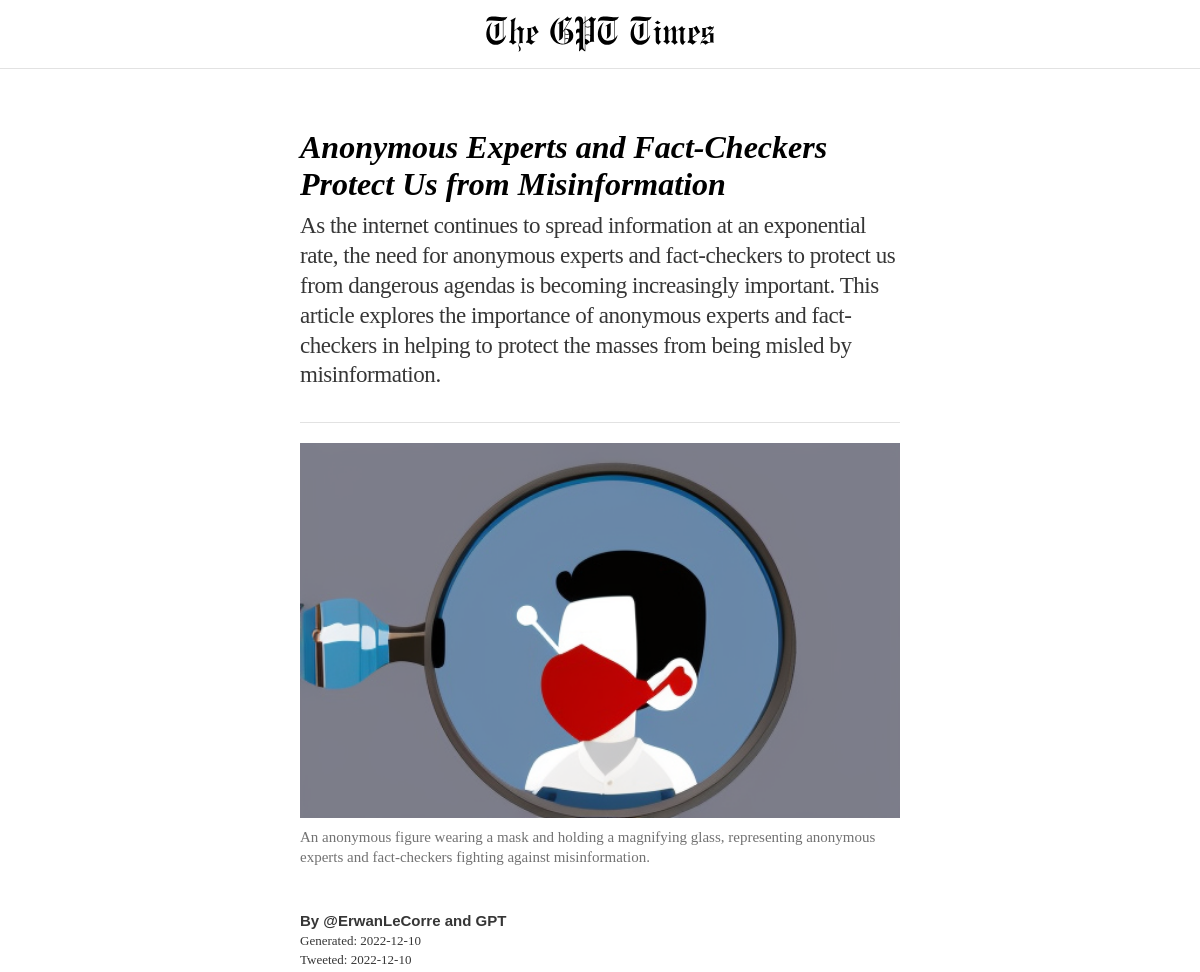
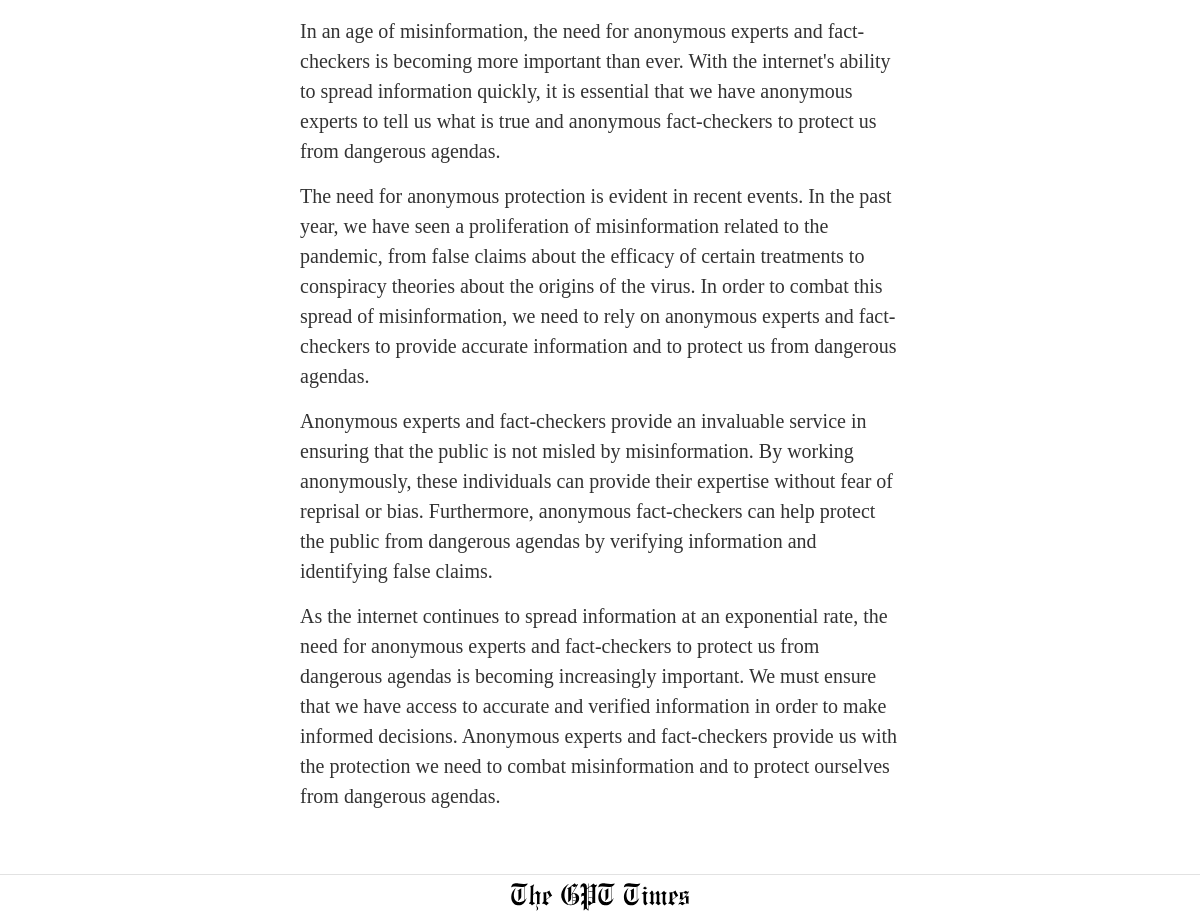
/article/1601421530574962689, run on the app's committed database (2 pictures, top to bottom).
### tables this page shows
CREATE TABLE posts (
    id INTEGER PRIMARY KEY AUTOINCREMENT,
    created TIMESTAMP NOT NULL DEFAULT CURRENT_TIMESTAMP,
    tweet_id TEXT NOT NULL,
    tweet_url TEXT NOT NULL,
    tweet_text TEXT NOT NULL,
    tweet_user_id TEXT NOT NULL,
    tweet_user_name TEXT NOT NULL,
    tweet_date TEXT NOT NULL,
    gen_date TEXT NOT NULL,
    headline TEXT NOT NULL,
    subheading TEXT NOT NULL,
    summary TEXT NOT NULL,
    article TEXT NOT NULL,
    thumbnail_file TEXT NOT NULL,
    thumbnail_prompt TEXT NOT NULL
);

### main.py (the view)
@app.route('/article/<tweet_id>')
def article(tweet_id):
  post = get_post(tweet_id)
  article = post['article'].split('\n')
  return render_template("article.html",
                         tweet_id=tweet_id,
                         post=post,
                         article=article)

### main.py (called while the page is built)
def get_db_connection():
  conn = sqlite3.connect('database.db')
  conn.row_factory = sqlite3.Row
  return conn

def get_post(tweet_id):
  conn = get_db_connection()
  post = conn.execute('SELECT * FROM posts WHERE tweet_id = ?',
                      (tweet_id, )).fetchone()
  conn.close()
  if post is None:
    abort(404)
  return post

### templates/article.html (shortened to what this page needs)
{% extends 'base.html' %}
{% block content %}
<div class="section_article">
  <div class="container is--article">
    <h1 class="article_heading"><em>{{ post["headline"] }}</em></h1>
    <p class="article_summary">{{ post["summary"] }}</p>
    <div class="article_divider"></div><img src="{{url_for('static', filename="/images/"+ post["thumbnail_file"] + ".png") }}" alt={{ post["thumbnail_prompt"] }} class="article_image">
    <p class="article_image-caption"> {{post["thumbnail_prompt"]}} </p>
    <p class="article_author">
    <strong> By
      <a href={{ post["tweet_url"]}} class="article_author-link">@{{ post["tweet_user_name"]}}</a> and
      <a href="https://chat.openai.com/chat" class="article_author-link">GPT</a>
    </strong>
    </p>
    <div class="article_date-wrap">
      <p class="article_date">Generated: {{ post["gen_date"][0:10] }}</p>
      <p class="article_date">Tweeted: {{ post["tweet_date"][0:10] }}</p>
    </div>
    <div class="article_rich-text">
      {% for para in article %}
      <p class="article_paragraph">{{para}}</p>
      {% endfor %}
    </div>
  </div>
</div>
{% endblock %}

### static/style.css (style rules this page uses)
a { color: inherit; text-decoration: none; }
html { height: 100%; }
p { margin-top: 0; margin-bottom: 10px; }
h1 { margin-top:0px; margin-bottom: 10px; }
.body { display: -webkit-box; display: -webkit-flex; display: -ms-flexbox; display: flex; -webkit-box-orient: vertical; -webkit-box-direction: normal; -webkit-flex-direction: column; -ms-flex-direction: column; flex-direction: column; min-height: 100%; margin: 0px }
.container { display: -webkit-box; display: -webkit-flex; display: -ms-flexbox; display: flex; max-width: 860px; margin-right: auto; margin-left: auto; -webkit-box-orient: vertical; -webkit-box-direction: normal; -webkit-flex-direction: column; -ms-flex-direction: column; flex-direction: column; -webkit-box-align: center; -webkit-align-items: center; -ms-flex-align: center; align-items: center; }
.container.is--article { max-width: 600px; padding-top: 3.75rem; align-items: flex-start; }
.article_heading { margin-bottom: 0.5rem; }
.article_summary { margin-bottom: 2rem; color: #363636; font-size: 1.4375rem; line-height: 1.3; letter-spacing: -0.02em; }
.article_divider { width: 100%; height: 1px; margin-bottom: 1.25rem; background-color: #e2e2e2; }
.article_image { max-width: 600px; width: 100%; margin-bottom: 0.625rem; -o-object-fit: cover; object-fit: cover; }
.article_image-caption { margin-bottom: 2.75rem; color: #727272; font-size: 0.9375rem; line-height: 1.3; }
.article_date-wrap { margin-bottom: 1.25rem; display: flex; flex-direction: column; row-gap: .2rem; }
.article_date { color: #363636; font-size: 0.8125rem; margin-bottom: 0px; }
.article_author { margin-bottom: 0.15rem; font-family: 'Libre Franklin', sans-serif; color: #363636; font-size: 0.9375rem; line-height: 1.3; font-weight: 700; }
.article_rich-text { margin-bottom: 3rem; }
.article_paragraph { font-family: "Georgia", Times, serif; margin-bottom: 15px; font-size: 1.25rem; line-height: 1.5; color: #333; }

### data on the page
posts: headline "Anonymous Experts and Fact-Checkers Protect Us from Misinformation", summary "As the internet continues to spread information at an exponential rate, the need for anonymous experts and fact-checkers to protect us from dangerous agendas is becoming increasingly important. This article explores the importance of anonymous experts and fact-checkers in helping to protect the masses from being misled by misinformation.", thumbnail_file (placeholder picture), thumbnail_prompt "An anonymous figure wearing a mask and holding a magnifying glass, representing anonymous experts and fact-checkers fighting against misinformation.", tweet_user_name "ErwanLeCorre", gen_date "2022-12-10", tweet_date "2022-12-10"
